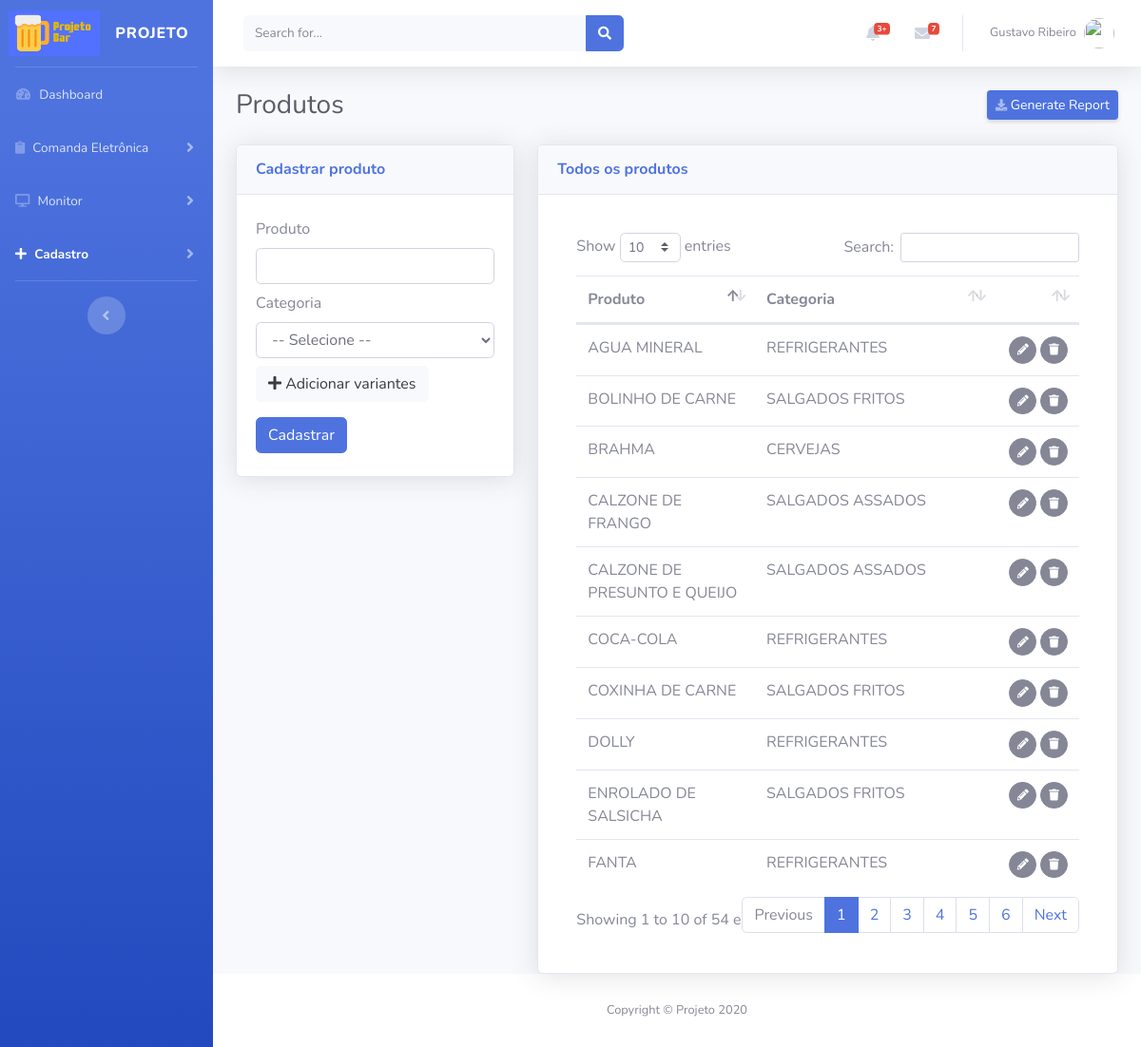
The app's page /views/produtos/Cadastrar.php (signed in) with its own data.
### tables this page shows
CREATE TABLE IF NOT EXISTS `usuarios` (
  `id` int(10) unsigned zerofill NOT NULL AUTO_INCREMENT,
  `login` varchar(30) DEFAULT NULL,
  `nome` varchar(155) NOT NULL,
  `sobrenome` varchar(155) NOT NULL,
  `senha` varchar(40) DEFAULT NULL,
  `email` varchar(155) NOT NULL,
  `nivel` varchar(80) NOT NULL,
  PRIMARY KEY (`id`)
);

CREATE TABLE IF NOT EXISTS `produtos` (
  `id` int(11) NOT NULL AUTO_INCREMENT,
  `produto` varchar(200) NOT NULL,
  `categoria` int(11) NOT NULL COMMENT 'FK',
  `usuario` int(11) NOT NULL COMMENT 'FK',
  `cadastro` datetime NOT NULL,
  `modificado` datetime NOT NULL,
  PRIMARY KEY (`id`)
);

CREATE TABLE IF NOT EXISTS `categorias` (
  `id` int(11) NOT NULL AUTO_INCREMENT,
  `categoria` varchar(200) NOT NULL,
  `icone` varchar(255) NOT NULL,
  `usuario` int(11) NOT NULL COMMENT 'FK',
  `cadastro` datetime NOT NULL,
  `modificado` datetime NOT NULL,
  PRIMARY KEY (`id`)
);

### config.php (called while the page is built, shortened)
<?php
$app_token= 'appbar1';

### views/produtos/templates/FormularioExibir.php (the view, shortened to what this page needs)
<div class="card shadow mb-12" id="cardFormularioExibir" style="display:none;">
  <div class="card-header py-3">
    <h6 class="m-0 font-weight-bold text-primary">Todos os produtos</h6>
  </div>
  <div class="card-body">
    <?php
    $sql="
    SELECT
    a.id,
    a.produto,
    b.categoria
    FROM produtos a
    LEFT JOIN categorias b on (a.categoria=b.id) order by produto ASC";
    if ($result=mysqli_query($conecta,$sql))
    {
      ?>
      <div class="card-body">
        <div class="table-responsive">
          <table class="table cell-border table-hover" id="dataTable" width="100%" cellspacing="0">
            <thead>
              <tr>
                <th>Produto</th>
                <th>Categoria</th>
                <th></th>
              </tr>
            </thead>
            <tfoot>
              <tbody>
                <?php
                while ($row=mysqli_fetch_assoc($result))
                {
                 ?>
                 <tr>
                  <td><?php echo $row['produto'];?></td>
                  <td><?php echo $row['categoria'];?></td>
                  <td align="right">
                    <span id="acoes">
                      <button class="btn btn-secondary btn-circle btn-sm botaoEditarProdutoTransicao" idproduto="<?=$row['id']?>">
                        <i class="fas fa-pencil-alt"></i></button>
                        <button class="btn btn-secondary btn-circle btn-sm botaoExcluirProdutoTransicao" data-toggle="modal" data-target="#modalExcluirProduto" idproduto="<?=$row['id']?>"> <i class="fas fa-trash"></i>
                        </span>
                      </td>
                    </tr>
                    <?php
                  }
                  ?>
                </tbody>
              </table>
            </div>
          </div>
          <?php
        }
        ?>
      </div>
    </div>

### inc/topbar.php (shortened to what this page needs)
<?php
$sqltopbar="SELECT login,nome,sobrenome,email FROM usuarios WHERE login = '".$_SESSION['login'.$app_token]."'";
$conecta->query($sqltopbar);
$topbar=mysqli_fetch_assoc(mysqli_query($conecta,$sqltopbar));
?>
        <nav class="navbar navbar-expand navbar-light bg-white topbar mb-4 static-top shadow">
          <form class="d-none d-sm-inline-block form-inline mr-auto ml-md-3 my-2 my-md-0 mw-100 navbar-search">
            <div class="input-group">
              <input type="text" class="form-control bg-light border-0 small" placeholder="Search for..." aria-label="Search" aria-describedby="basic-addon2">
              <div class="input-group-append">
                <button class="btn btn-primary" type="button">
                  <i class="fas fa-search fa-sm"></i>
                </button>
              </div>
            </div>
          </form>
          <ul class="navbar-nav ml-auto">
            <li class="nav-item dropdown no-arrow mx-1">
              <a class="nav-link dropdown-toggle" href="#" id="alertsDropdown" role="button" data-toggle="dropdown" aria-haspopup="true" aria-expanded="false">
                <i class="fas fa-bell fa-fw"></i>
                <span class="badge badge-danger badge-counter">3+</span>
              </a>
            </li>
            <li class="nav-item dropdown no-arrow mx-1">
              <a class="nav-link dropdown-toggle" href="#" id="messagesDropdown" role="button" data-toggle="dropdown" aria-haspopup="true" aria-expanded="false">
                <i class="fas fa-envelope fa-fw"></i>
                <span class="badge badge-danger badge-counter">7</span>
              </a>
            </li>
            <li class="nav-item dropdown no-arrow">
              <a class="nav-link dropdown-toggle" href="#" id="userDropdown" role="button" data-toggle="dropdown" aria-haspopup="true" aria-expanded="false">
                <span class="mr-2 d-none d-lg-inline text-gray-600 small">
                  <?php echo ucfirst(strtolower($topbar['nome']))." ".ucfirst(strtolower($topbar['sobrenome'])); ?></span>
                <img class="img-profile rounded-circle" src="https://source.unsplash.com/QAB-WJcbgJk/60x60">
              </a>
            </li>
          </ul>
        </nav>

### records on screen
usuarios: nome "Gustavo", sobrenome "Ribeiro"
produtos: produto "AGUA MINERAL", categorias.categoria "REFRIGERANTES"
produtos: produto "BOLINHO DE CARNE", categorias.categoria "SALGADOS FRITOS"
produtos: produto "BRAHMA", categorias.categoria "CERVEJAS"
produtos: produto "CALZONE DE FRANGO", categorias.categoria "SALGADOS ASSADOS"
produtos: produto "CALZONE DE PRESUNTO E QUEIJO", categorias.categoria "SALGADOS ASSADOS"
produtos: produto "COCA-COLA", categorias.categoria "REFRIGERANTES"
produtos: produto "COXINHA DE CARNE", categorias.categoria "SALGADOS FRITOS"
produtos: produto "DOLLY", categorias.categoria "REFRIGERANTES"
produtos: produto "ENROLADO DE SALSICHA", categorias.categoria "SALGADOS FRITOS"
produtos: produto "FANTA", categorias.categoria "REFRIGERANTES"

### other values on screen
$app_name "PROJETO"
$app_page_name "Produtos"
$app_name "Projeto"
